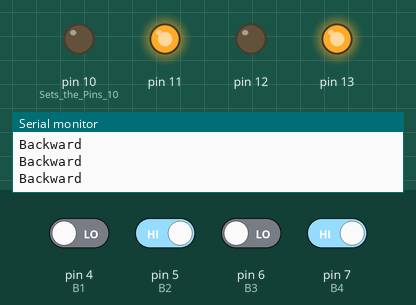
This sketch was run on a simulated Arduino Uno, built with avr-gcc and run on an emulated ATmega328P. On the bench: output pins drawn as LEDs (lit = HIGH), the last lines printed to the serial monitor. The inputs (shaded band) are chosen by the test bench; at power-on: pin 5 (B2), pin 7 (B4) HIGH, pin 4 (B1), pin 6 (B3) LOW.

Above: at 1.2 s.
1.3 s: pin 4 (B1) driven HIGH and pin 5 (B2) driven LOW
At 1.8 s:
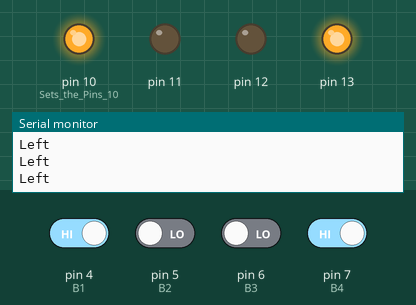
2.8 s: pin 6 (B3) driven HIGH and pin 7 (B4) driven LOW
At 4.2 s:
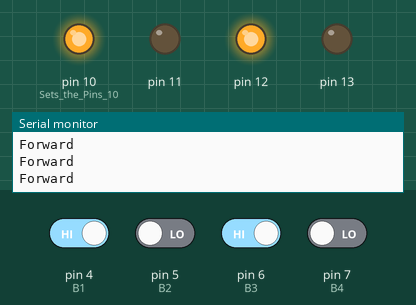
Timing chart, 0 to 5.8 s (numbered marks = the images above; inputs shaded):
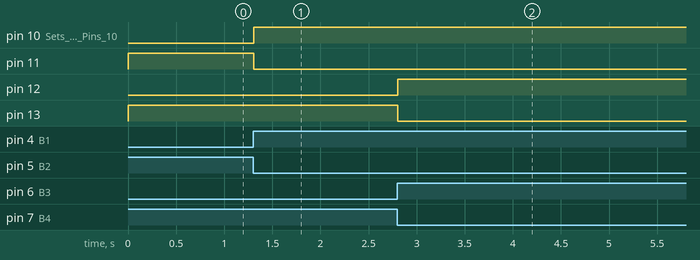

The sketch:

slave.ino
```cpp
#define B1 4
#define B2 5
#define B3 6
#define B4 7

void setup() {
  // put your setup code here, to run once:
Serial.begin(9600); // Begins the Serial Communication with the Baud rate 9600.
pinMode(10,OUTPUT); // Sets the Pins 10, 11, 12, 13 as OUTPUT Pins.
pinMode(11,OUTPUT);
pinMode(12,OUTPUT);
pinMode(13,OUTPUT);
pinMode(B1,INPUT);
pinMode(B2,INPUT);
pinMode(B3,INPUT);
pinMode(B4,INPUT);
//pinMode(A0,INPUT);  //Sets the Analog Pins A0 and A1 as INPUT Pins
//pinMode(A1,INPUT);

}
void moveRobot(String motion){

  if(motion=="Forward"){  // RW - Fwd(10 - Pos, 11 - Neg); LW - Fwd(12 - Pos, 13 - Neg)
    digitalWrite(10,HIGH);
    digitalWrite(11,LOW);
    digitalWrite(12,HIGH);
    digitalWrite(13,LOW);
    Serial.println("Forward");
  }

   if(motion=="Backward"){  // RW - Bck(10 - Neg, 11 - Pos); LW - Bck(12 - Neg, 13 - Pos)
    digitalWrite(10,LOW);
    digitalWrite(11,HIGH);
    digitalWrite(12,LOW);
    digitalWrite(13,HIGH);
    Serial.println("Backward");
  }

   if(motion=="Left"){  // RW - Fwd(10 - Pos, 11 - Neg); LW - Bck(12 - Neg, 13 - Pos)
    digitalWrite(10,HIGH);
    digitalWrite(11,LOW);
    digitalWrite(12,LOW);
    digitalWrite(13,HIGH);
    Serial.println("Left");
  }

   if(motion=="Right"){  // RW - Bck(10 - Neg, 11 - Pos); LW - Fwd(12 - Pos, 13 - Neg)
    digitalWrite(10,LOW);
    digitalWrite(11,HIGH);
    digitalWrite(12,HIGH);
    digitalWrite(13,LOW);
    Serial.println("Right");
  }

   if(motion=="Stop"){  // RW - Stop(10 - Neg, 11 - Neg); LW - Stop(12 - Neg, 13 - Neg)
    digitalWrite(10,LOW);
    digitalWrite(11,LOW);
    digitalWrite(12,LOW);
    digitalWrite(13,LOW);
    Serial.println("Stop");
  }
}

void loop() {
  // put your main code here, to run repeatedly:

  int D1 = digitalRead(B1);
  int D2 = digitalRead(B2);
  int D3 = digitalRead(B3);
  int D4 = digitalRead(B4);

  if((D1 == 1) && (D2 == 0) && (D3 == 1) && (D4 == 0)){
    moveRobot("Forward");
  }
  if((D1 == 0) && (D2 == 0) && (D3 == 0) && (D4 == 0)){
    moveRobot("Stop");
  }
  if((D1 == 0) && (D2 == 1) && (D3 == 1) && (D4 == 0)){
    moveRobot("Right");
  }
  if((D1 == 1) && (D2 == 0) && (D3 == 0) && (D4 == 1)){
    moveRobot("Left");
  }
  if((D1 == 0) && (D2 == 1) && (D3 == 0) && (D4 == 1)){
    moveRobot("Backward");
  }
}
```

Measured:
- after the input at 1.3 s, pin 10 (Sets_the_Pins_10): LOW → HIGH at once; pin 11: HIGH → LOW at once
- after the input at 2.8 s, pin 12: LOW → HIGH at once; pin 13: HIGH → LOW at once
